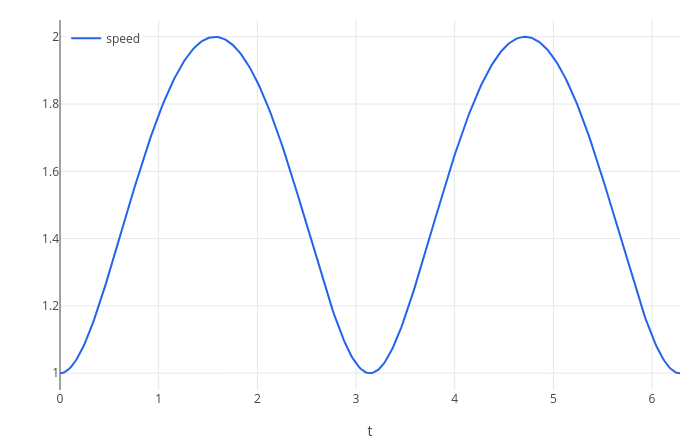

Notebook cell for this chart:
### Markdown cell above
The point moves fastest at the ends of the short axis and slowest at the ends of the long axis. For a circle
($a = b$) the speed is constant:

### Code cell
a = 2;
b = 1;
plot(speed, t, 0, 2*pi)

### Figure 1 — Plotly figure (JSON) as saved in the notebook; plotly's stock layout.template omitted (floating-point values rounded to 4 significant figures; data arrays with more than 128 entries replaced by an {"elided": "..."} marker saying what was removed)
{"data": [{"line": {"color": "#2563eb", "width": 2}, "mode": "lines", "name": "speed", "type": "scatter", "x": {"elided": "402 float values"}, "y": {"elided": "402 float values"}}], "layout": {"height": 440, "legend": {"bgcolor": "rgba(255,255,255,0.8)", "x": 0.01, "y": 0.99}, "margin": {"b": 50, "l": 60, "r": 20, "t": 20}, "showlegend": true, "title": {"text": ""}, "width": 700, "xaxis": {"title": {"text": "t"}, "zeroline": true}, "yaxis": {"range": [0.95, 2.05], "title": {"text": ""}, "zeroline": true}}}
